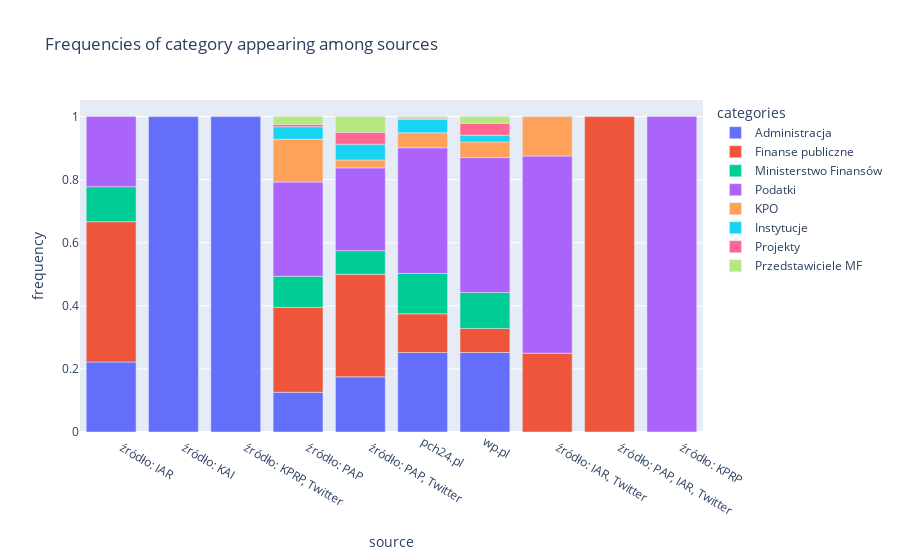

Source (notebook cell):
### Code cell
import pandas as pd
df = pd.read_csv('c:\\Users\\piotr\\PycharmProjects\\article_aggregator_frontend\\breakthefake\\data\\database.csv', lineterminator='\n')

def split_strip(string):
    return list(map(str.strip, string.split(',')))

df = df[['title', 'claimed_source', 'categories']]

# Drop N/A values in categories
df = df[df['categories'].notna()]
df = df[df['claimed_source'].notna()]

# Convert comma separated strings to lists of strings
df['categories'] = df['categories'].apply(split_strip)

# Unwind categories
df = df.explode('categories')

df_grouped = df.groupby(['claimed_source', 'categories']).count()

df_grouped_by_source = df.groupby('claimed_source').count()

df_grouped = df_grouped.iloc[1:]

df_grouped['frequency'] = df_grouped['title']

df_grouped['source_sum'] = df_grouped['title']

for i, row in df_grouped.iterrows():
    # print(i)
    df_grouped.at[i,'source_sum'] = float(df_grouped_by_source.loc[i[0]]['title'] * 1.0)
    # df_grouped.at[i,'frequency'] = float(row['title'] * 1.0) / float(df_grouped_by_source.loc[i[0]]['title'] * 1.0)

df_grouped['frequency'] = df_grouped['title'] / df_grouped['source_sum']

df_grouped_indexed = df_grouped.reset_index()

import plotly.graph_objects as go

import plotly.express as px

# wide_df = px.data.medals_wide()

# fig = px.bar(wide_df, x="nation", y=["gold", "silver", "bronze"], title="Wide-Form Input")
fig = px.bar(df_grouped_indexed, x="claimed_source", y="frequency", color="categories",
            title="Frequencies of category appearing among sources",
            )
fig.update_layout(xaxis={'title': 'source'})
fig.show()

### Figure 1 — Plotly figure (JSON) as saved in the notebook; plotly's stock layout.template omitted (floating-point values rounded to 4 significant figures)
{"data": [{"alignmentgroup": "True", "hovertemplate": "categories=Administracja<br>claimed_source=%{x}<br>frequency=%{y}<extra></extra>", "legendgroup": "Administracja", "marker": {"color": "#636efa", "pattern": {"shape": ""}}, "name": "Administracja", "offsetgroup": "Administracja", "orientation": "v", "showlegend": true, "textposition": "auto", "type": "bar", "x": ["    źródło: IAR   ", "    źródło: KAI   ", "    źródło: KPRP, Twitter   ", "    źródło: PAP   ", "    źródło: PAP, Twitter   ", "pch24.pl", "wp.pl"], "xaxis": "x", "y": [0.2222, 1, 1, 0.1259, 0.175, 0.2523, 0.252], "yaxis": "y"}, {"alignmentgroup": "True", "hovertemplate": "categories=Finanse publiczne<br>claimed_source=%{x}<br>frequency=%{y}<extra></extra>", "legendgroup": "Finanse publiczne", "marker": {"color": "#EF553B", "pattern": {"shape": ""}}, "name": "Finanse publiczne", "offsetgroup": "Finanse publiczne", "orientation": "v", "showlegend": true, "textposition": "auto", "type": "bar", "x": ["    źródło: IAR   ", "    źródło: IAR, Twitter   ", "    źródło: PAP   ", "    źródło: PAP, IAR, Twitter   ", "    źródło: PAP, Twitter   ", "pch24.pl", "wp.pl"], "xaxis": "x", "y": [0.4444, 0.25, 0.2691, 1, 0.325, 0.1225, 0.07641], "yaxis": "y"}, {"alignmentgroup": "True", "hovertemplate": "categories=Ministerstwo Finansów<br>claimed_source=%{x}<br>frequency=%{y}<extra></extra>", "legendgroup": "Ministerstwo Finansów", "marker": {"color": "#00cc96", "pattern": {"shape": ""}}, "name": "Ministerstwo Finansów", "offsetgroup": "Ministerstwo Finansów", "orientation": "v", "showlegend": true, "textposition": "auto", "type": "bar", "x": ["    źródło: IAR   ", "    źródło: PAP   ", "    źródło: PAP, Twitter   ", "pch24.pl", "wp.pl"], "xaxis": "x", "y": [0.1111, 0.09877, 0.075, 0.128, 0.1139], "yaxis": "y"}, {"alignmentgroup": "True", "hovertemplate": "categories=Podatki<br>claimed_source=%{x}<br>frequency=%{y}<extra></extra>", "legendgroup": "Podatki", "marker": {"color": "#ab63fa", "pattern": {"shape": ""}}, "name": "Podatki", "offsetgroup": "Podatki", "orientation": "v", "showlegend": true, "textposition": "auto", "type": "bar", "x": ["    źródło: IAR   ", "    źródło: IAR, Twitter   ", "    źródło: KPRP   ", "    źródło: PAP   ", "    źródło: PAP, Twitter   ", "pch24.pl", "wp.pl"], "xaxis": "x", "y": [0.2222, 0.625, 1, 0.2988, 0.2625, 0.3985, 0.4276], "yaxis": "y"}, {"alignmentgroup": "True", "hovertemplate": "categories=KPO<br>claimed_source=%{x}<br>frequency=%{y}<extra></extra>", "legendgroup": "KPO", "marker": {"color": "#FFA15A", "pattern": {"shape": ""}}, "name": "KPO", "offsetgroup": "KPO", "orientation": "v", "showlegend": true, "textposition": "auto", "type": "bar", "x": ["    źródło: IAR, Twitter   ", "    źródło: PAP   ", "    źródło: PAP, Twitter   ", "pch24.pl", "wp.pl"], "xaxis": "x", "y": [0.125, 0.1358, 0.025, 0.04753, 0.0496], "yaxis": "y"}, {"alignmentgroup": "True", "hovertemplate": "categories=Instytucje<br>claimed_source=%{x}<br>frequency=%{y}<extra></extra>", "legendgroup": "Instytucje", "marker": {"color": "#19d3f3", "pattern": {"shape": ""}}, "name": "Instytucje", "offsetgroup": "Instytucje", "orientation": "v", "showlegend": true, "textposition": "auto", "type": "bar", "x": ["    źródło: PAP   ", "    źródło: PAP, Twitter   ", "pch24.pl", "wp.pl"], "xaxis": "x", "y": [0.03951, 0.05, 0.04205, 0.02145], "yaxis": "y"}, {"alignmentgroup": "True", "hovertemplate": "categories=Projekty<br>claimed_source=%{x}<br>frequency=%{y}<extra></extra>", "legendgroup": "Projekty", "marker": {"color": "#FF6692", "pattern": {"shape": ""}}, "name": "Projekty", "offsetgroup": "Projekty", "orientation": "v", "showlegend": true, "textposition": "auto", "type": "bar", "x": ["    źródło: PAP   ", "    źródło: PAP, Twitter   ", "pch24.pl", "wp.pl"], "xaxis": "x", "y": [0.007407, 0.0375, 0.003656, 0.03753], "yaxis": "y"}, {"alignmentgroup": "True", "hovertemplate": "categories=Przedstawiciele MF<br>claimed_source=%{x}<br>frequency=%{y}<extra></extra>", "legendgroup": "Przedstawiciele MF", "marker": {"color": "#B6E880", "pattern": {"shape": ""}}, "name": "Przedstawiciele MF", "offsetgroup": "Przedstawiciele MF", "orientation": "v", "showlegend": true, "textposition": "auto", "type": "bar", "x": ["    źródło: PAP   ", "    źródło: PAP, Twitter   ", "pch24.pl", "wp.pl"], "xaxis": "x", "y": [0.02469, 0.05, 0.005484, 0.02145], "yaxis": "y"}], "layout": {"autosize": true, "barmode": "relative", "legend": {"title": {"text": "categories"}, "tracegroupgap": 0}, "title": {"text": "Frequencies of category appearing among sources"}, "xaxis": {"anchor": "y", "autorange": true, "domain": [0, 1], "range": [-0.5, 9.5], "title": {"text": "source"}, "type": "category"}, "yaxis": {"anchor": "x", "autorange": true, "domain": [0, 1], "range": [0, 1.053], "title": {"text": "frequency"}, "type": "linear"}}}
